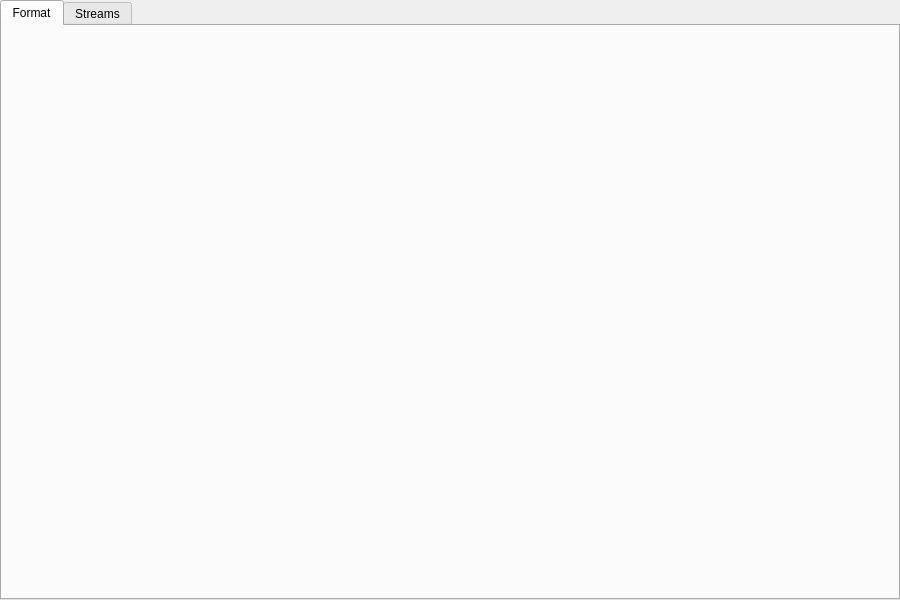
<?xml version="1.0" encoding="UTF-8"?>
<ui version="4.0">
 <class>MediaPropsWG</class>
 <widget class="QWidget" name="MediaPropsWG">
  <property name="geometry">
   <rect>
    <x>0</x>
    <y>0</y>
    <width>900</width>
    <height>600</height>
   </rect>
  </property>
  <property name="windowTitle">
   <string>Media Properties</string>
  </property>
  <layout class="QVBoxLayout" name="verticalLayout">
   <property name="leftMargin">
    <number>0</number>
   </property>
   <property name="topMargin">
    <number>0</number>
   </property>
   <property name="rightMargin">
    <number>0</number>
   </property>
   <property name="bottomMargin">
    <number>0</number>
   </property>
   <item>
    <widget class="QTabWidget" name="tabWidget">
     <property name="currentIndex">
      <number>0</number>
     </property>
     <widget class="QWidget" name="formatTab">
      <attribute name="title">
       <string>Format</string>
      </attribute>
      <layout class="QVBoxLayout" name="formatLayout">
       <property name="spacing">
        <number>0</number>
       </property>
       <property name="leftMargin">
        <number>0</number>
       </property>
       <property name="topMargin">
        <number>0</number>
       </property>
       <property name="rightMargin">
        <number>0</number>
       </property>
       <property name="bottomMargin">
        <number>0</number>
       </property>
      </layout>
     </widget>
     <widget class="QWidget" name="streamsTab">
      <attribute name="title">
       <string>Streams</string>
      </attribute>
      <layout class="QVBoxLayout" name="streamsLayout">
       <property name="spacing">
        <number>0</number>
       </property>
       <property name="leftMargin">
        <number>0</number>
       </property>
       <property name="topMargin">
        <number>0</number>
       </property>
       <property name="rightMargin">
        <number>0</number>
       </property>
       <property name="bottomMargin">
        <number>0</number>
       </property>
      </layout>
     </widget>
    </widget>
   </item>
  </layout>
 </widget>
 <resources/>
 <connections/>
</ui>
